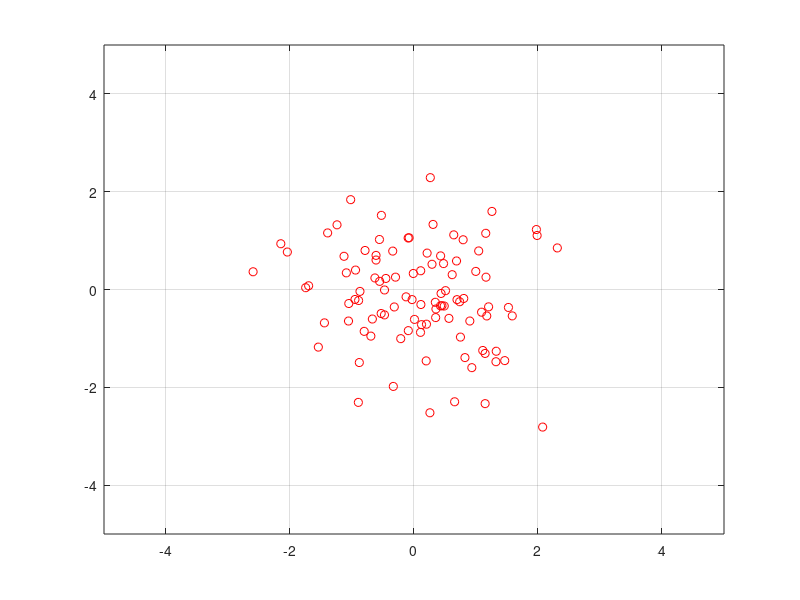

This chart was generated by the following MATLAB code:
% Movie for 2 dimensional signals clear

close all;
clear all;
x=randn(100,1);
y=randn(100,1);
for k = 1:100 %動画にしたいグラフの作成
  plot(x(k),y(k),'ro');
  axis([-5,5,-5,5]);
  M(k) = getframe(gca);
end
movie(M,1) %再生1回
plot(x,y,'ro')
axis([-5,5,-5,5])
grid